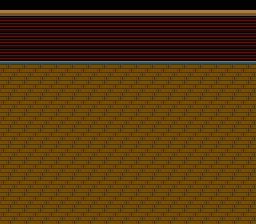

Below is a game level as drawn by its tile map, then a one-line description and the .tmx file that defines it, in full:
An orthogonal 16x14 tile map with 16x16 px tiles, 1 tile layer (tiles).

<map version="1.0" orientation="orthogonal" width="16" height="14" tilewidth="16" tileheight="16">
 <tileset firstgid="1" name="tileset" tilewidth="16" tileheight="16">
  <image source="../img/tiles.png" width="64" height="64" />
 </tileset>
 <layer name="tiles" width="16" height="14">
  <data encoding="csv">
5,5,5,5,5,5,5,5,5,5,5,5,5,5,5,5,
11,11,11,11,11,11,11,11,11,11,11,11,11,11,11,11,
11,11,11,11,11,11,11,11,11,11,11,11,11,11,11,11,
10,10,10,10,10,10,10,10,10,10,10,10,10,10,10,10,
1,1,1,1,1,1,1,1,1,1,1,1,1,1,1,1,
1,1,1,1,1,1,1,1,1,1,1,1,1,1,1,1,
1,1,1,1,1,1,1,1,1,1,1,1,1,1,1,1,
1,1,1,1,1,1,1,1,1,1,1,1,1,1,1,1,
1,1,1,1,1,1,1,1,1,1,1,1,1,1,1,1,
1,1,1,1,1,1,1,1,1,1,1,1,1,1,1,1,
1,1,1,1,1,1,1,1,1,1,1,1,1,1,1,1,
1,1,1,1,1,1,1,1,1,1,1,1,1,1,1,1,
1,1,1,1,1,1,1,1,1,1,1,1,1,1,1,1,
1,1,1,1,1,1,1,1,1,1,1,1,1,1,1,1
</data>
 </layer>
</map>